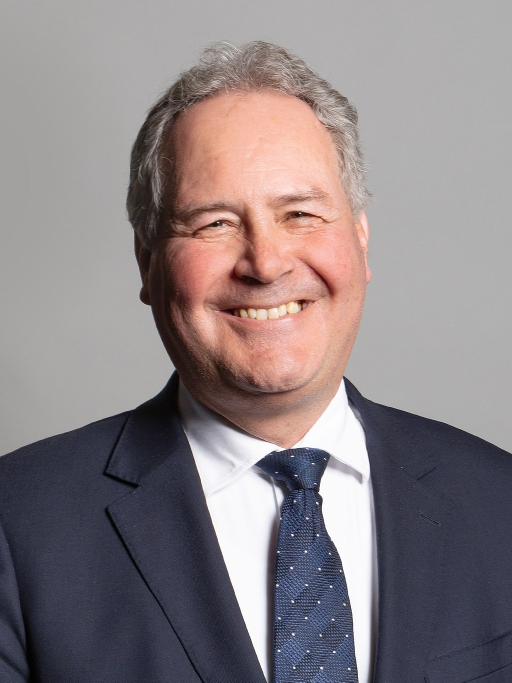
#> input picture cc1.jpg, 1024 x 1365 px (shown at 1/2 size)
$ python -i reco.py   (imports and definitions only)
#> lines starting #> are read from the running program, lines starting #| are printed output that depends on the picture; after the words box and inside, x2 and y2 are one past the last pixel; in counts of white or black regions, pixels touching at a corner belong together
#This script will generat gui with 4 buttons :
# Take new photo , Open exisit photo , Track face and Close
# It will process the images to detect eyes and faces also track face movment.
#Adapted and moodified from https://github.com/opencv/opencv/tree/master/samples/python
#Sami

import tkinter as tk # import tkinter instance
from tkinter import *
import numpy as np
import cv2
import os
from tkinter.filedialog import askopenfilename


#######
#This is importing the face tracking script
def t():
	import t.py
	f.App()

########

    #These datasets are crucial to detect eyes and faces
face_cascade = cv2.CascadeClassifier('haarcascade_frontalface_default.xml')
eye_cascade = cv2.CascadeClassifier('haarcascade_eye.xml')

def close(): #This function to exit when Close button pressed
	exit()

def file(): #This function to choose an image from computer files.

	Tk().withdraw() # we don't want a full GUI, so keep the root window from appearing
	filename = askopenfilename() # show an "Open" dialog box and return the path to the selected file
#> the answer given: cc1.jpg
	return filename


######################
def open(): # This function for opening an image from the computer

	img=cv2.imread(file())
#> img is the input picture: shape (1365, 1024, 3); mean B, G, R 131.8, 129.1, 138.4

	gray = cv2.cvtColor(img, cv2.COLOR_BGR2GRAY)
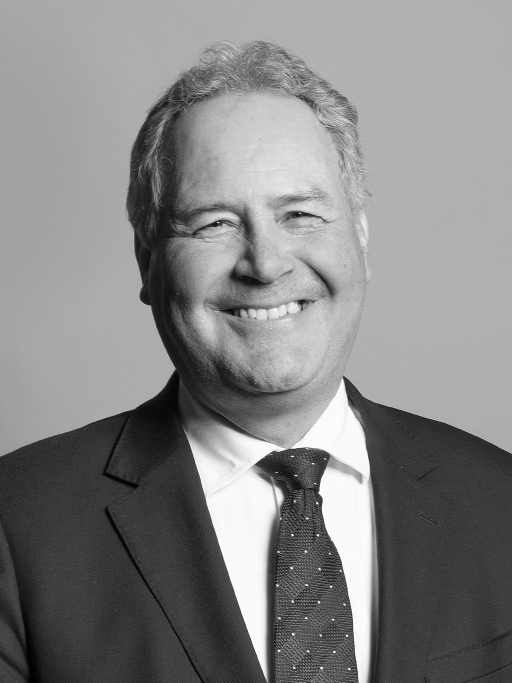
#> gray: shape (1365, 1024) (shown at 1/2 size); min 0, max 255, mean 132.2


	faces = face_cascade.detectMultiScale(gray, 1.3, 5)
#> faces = [[291, 257, 465, 465]]
	for (x,y,w,h) in faces:
	    img = cv2.rectangle(img,(x,y),(x+w,y+h),(255,0,0),2)
	    roi_gray = gray[y:y+h, x:x+w]
	    roi_color = img[y:y+h, x:x+w]
	    eyes = eye_cascade.detectMultiScale(roi_gray)
	    for (ex,ey,ew,eh) in eyes:
	        cv2.rectangle(roi_color,(ex,ey),(ex+ew,ey+eh),(0,255,0),2)
#> this loop made 1 pass
#> (x, y, w, h, eyes) on pass 1: (291, 257, 465, 465, [[258, 138, 79, 79]])
#> pass 1, in open, `img = cv2.rectangle(img,(x,y),(x+w,y+h),(255,0,0),2)`:
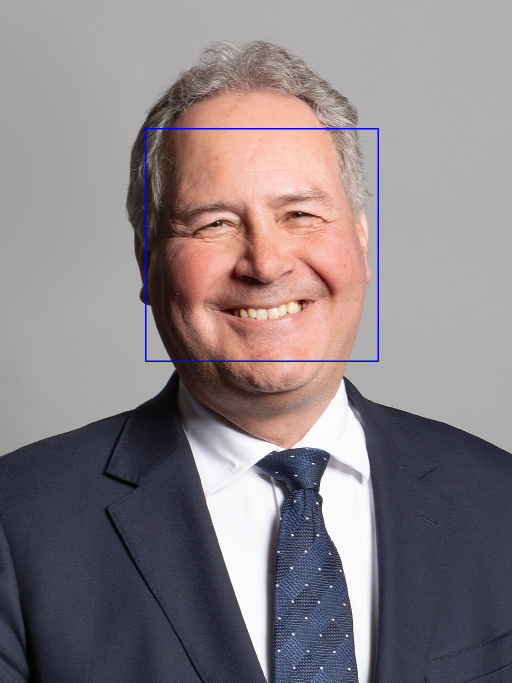
#> img: shape (1365, 1024, 3) (shown at 1/2 size); 0.4% of pixels changed, all inside (x1, y1, x2, y2) = (290, 256, 758, 724)
#> pass 1, in open, `roi_gray = gray[y:y+h, x:x+w]`:
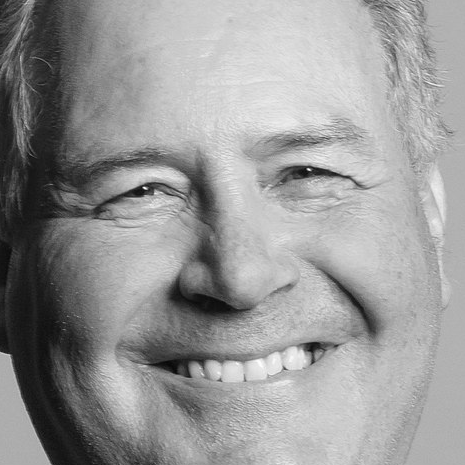
#> roi_gray: shape (465, 465); min 7, max 254, mean 152
#> pass 1, in open, `roi_color = img[y:y+h, x:x+w]`:
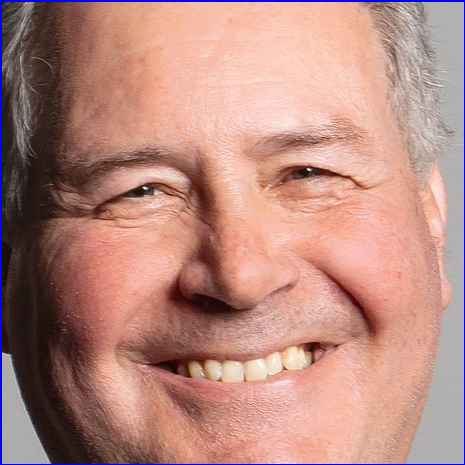
#> roi_color: shape (465, 465, 3); mean B, G, R 128.3, 138, 184
#> after the loop:
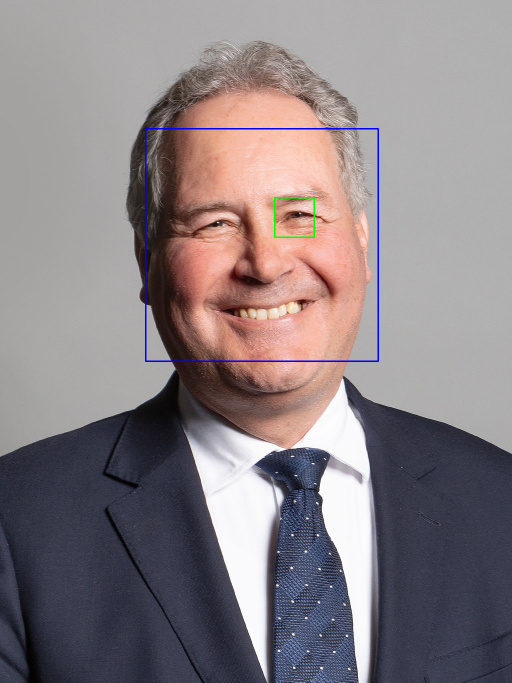
#> img: shape (1365, 1024, 3) (shown at 1/2 size); 0.07% of pixels changed, all inside (x1, y1, x2, y2) = (548, 394, 630, 476)
#> after the loop:
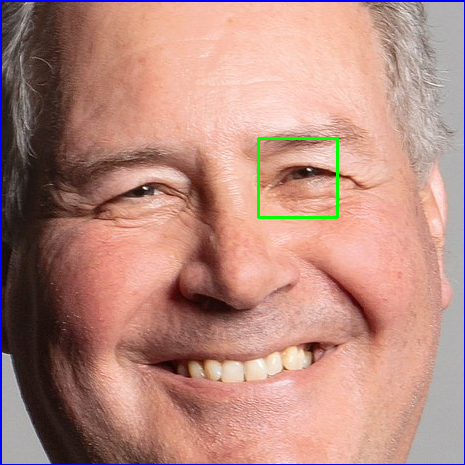
#> roi_color: shape (465, 465, 3); 0.44% of pixels changed, all inside (x1, y1, x2, y2) = (257, 137, 339, 219)

	cv2.imshow('img',img)
	cv2.waitKey(5000)
	cv2.destroyAllWindows()
######################
def newshot(): #This function for capturing new photo using the webcam


	img = cv2.VideoCapture(0)

	video_capture = cv2.VideoCapture(0)
	# Check success
	cv2.waitKey(1000)
	if not video_capture.isOpened():
	    raise Exception("Could not open video device")
	# Read picture. ret === True on success
	ret, frame = video_capture.read()
	print(frame)
	cv2.imwrite('./anImage.jpg',frame) #The photo will be saved in the project directory named anImage.jpg
	# Close device
	video_capture.release()
	# We need this photo to go bellow
	img=cv2.imread('anImage.jpg')

	gray = cv2.cvtColor(img, cv2.COLOR_BGR2GRAY)


	faces = face_cascade.detectMultiScale(gray, 1.3, 5)
	for (x,y,w,h) in faces:
	    img = cv2.rectangle(img,(x,y),(x+w,y+h),(255,0,0),2)
	    roi_gray = gray[y:y+h, x:x+w]
	    roi_color = img[y:y+h, x:x+w]
	    eyes = eye_cascade.detectMultiScale(roi_gray)
	    for (ex,ey,ew,eh) in eyes:
	        cv2.rectangle(roi_color,(ex,ey),(ex+ew,ey+eh),(0,255,0),2)

	cv2.imshow('img',img)
	cv2.waitKey(5000)
	cv2.destroyAllWindows()


######################
#GUI
# [7 lines not run here, left out]

# create buttons
# [1 line that did not run here, left out]
# fr_buttonsC = tk.Frame(window, relief=tk.RAISED , bd=1)
# fr_buttonsT = tk.Frame(window, relief=tk.RAISED , bd=1)

# [1 line that did not run here, left out]
# [1 line that did not run here, left out]
# [1 line that did not run here, left out]
# [1 line that did not run here, left out]


# Append widgets into frame
# [11 lines not run here, left out]

>>> result = open()
